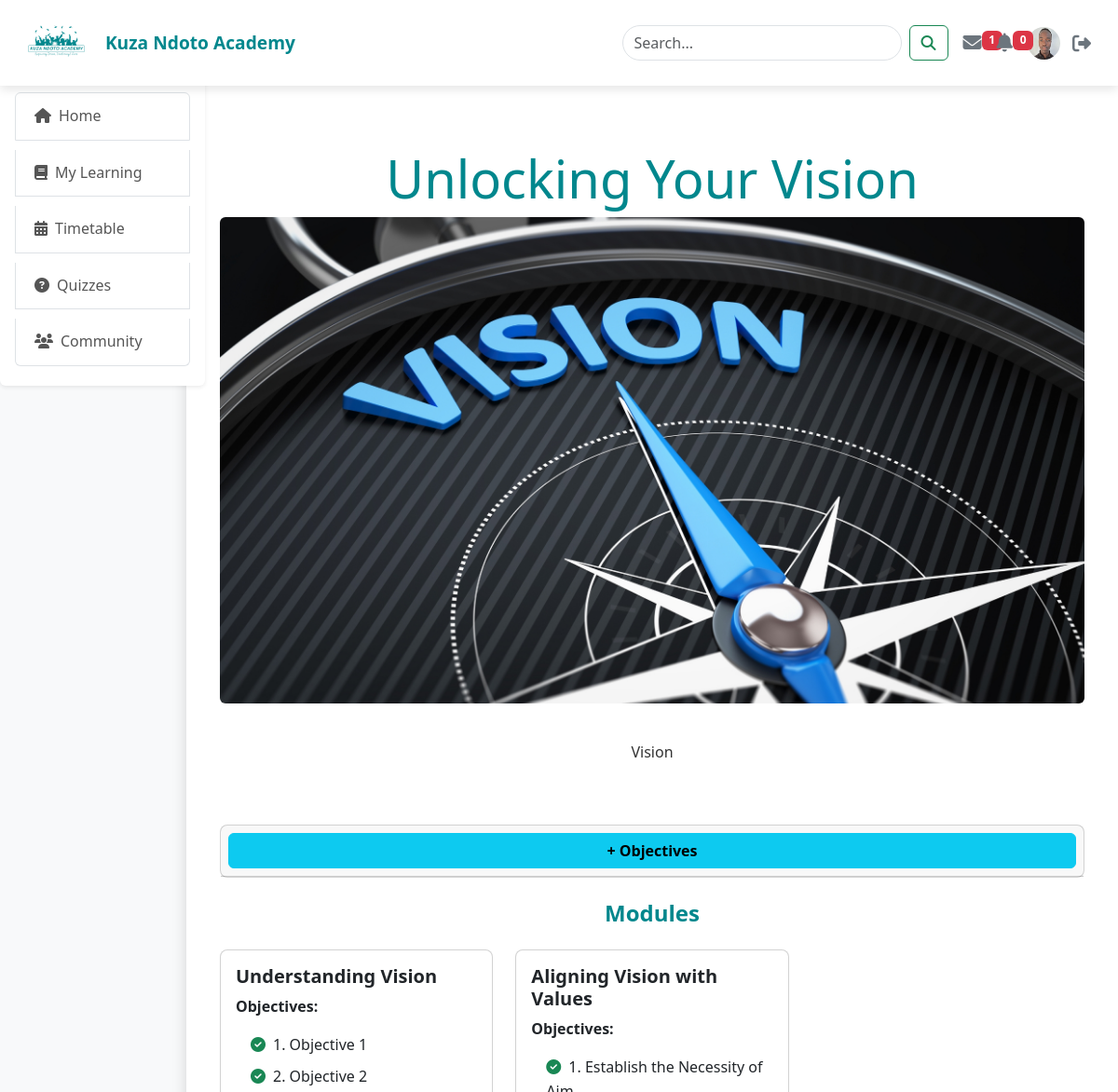
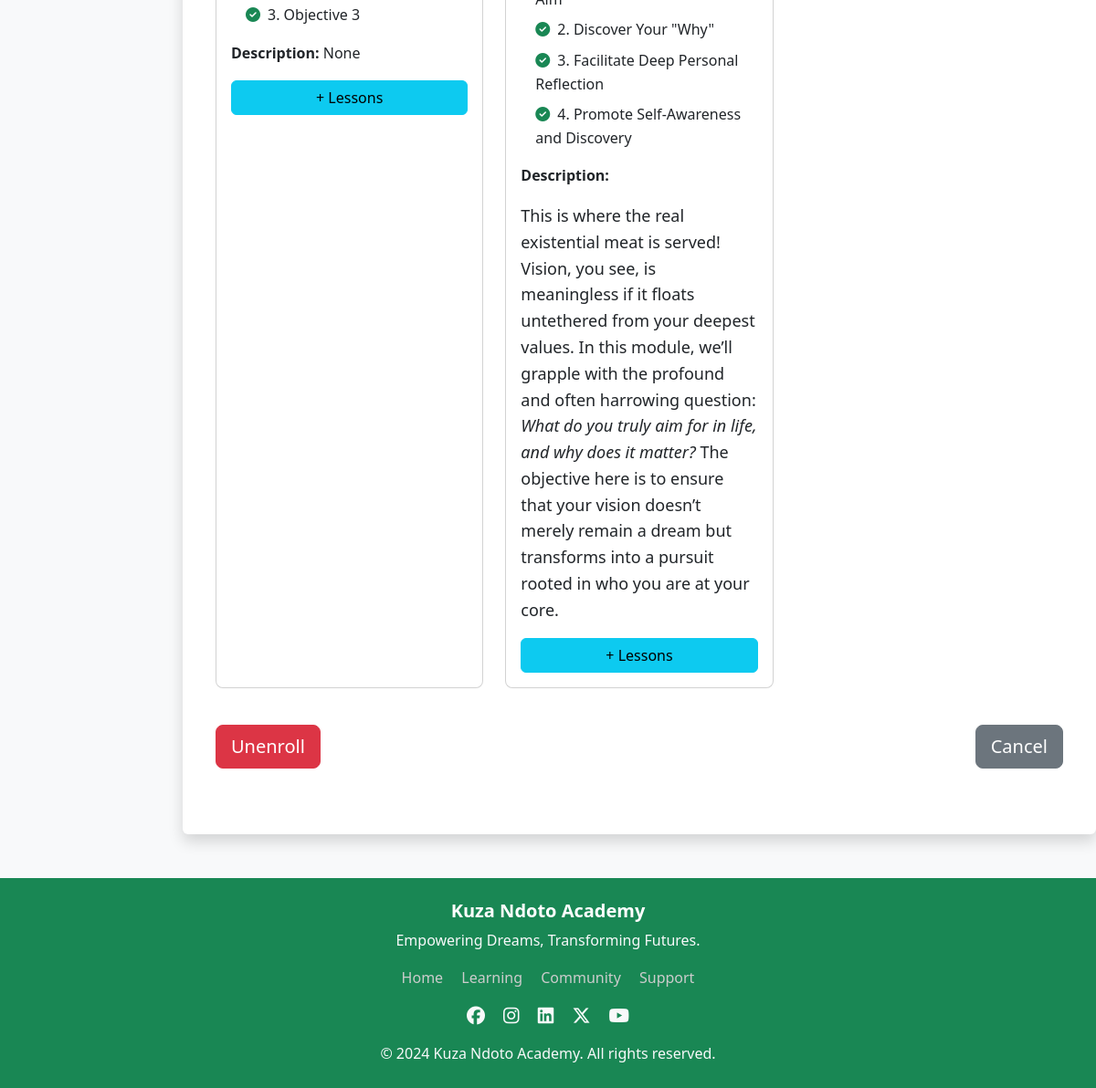
Page /course/5/ (signed in) on the committed database (2 pictures, top to bottom).
### users/models.py (models this page shows, shortened)
class User(AbstractUser):
    email = models.EmailField(unique=True, max_length=255)
    username = None  # We are not using the username field
    role_choices = [
        ('student', 'Student'),
        ('instructor', 'Instructor'),
    ]
    role = models.CharField(max_length=10, choices=role_choices, default='student')
    objects = UserManager()
    USERNAME_FIELD = 'email'
    REQUIRED_FIELDS = []  # Only email and password are required

class Profile(models.Model):
    image = models.ImageField(default='default.jpg', upload_to='profile_pics/', blank=True, null=True)
    first_name = models.CharField(max_length=30, blank=True, null=True)
    last_name = models.CharField(max_length=30, blank=True, null=True)
    address = models.CharField(max_length=100, blank=True, null=True)
    country = models.CharField(max_length=50, blank=True, null=True)
    user = models.OneToOneField(User, on_delete=models.CASCADE, null=True, blank=True, related_name='profile')

### courses/models.py (models this page shows, shortened)
class Course(models.Model):
    title = models.CharField(max_length=200)
    description = RichTextField(blank=True, null=True)
    objectives = models.TextField(blank=True, null=True)
    created_by = models.ForeignKey(User, on_delete=models.CASCADE, limit_choices_to={'role': 'instructor'})
    enrolled_students = models.ManyToManyField(User, related_name='enrolled_courses', through='Enrollment', blank=True)  # Use Enrollment through model
    created_at = models.DateTimeField(auto_now_add=True)
    image = models.ImageField(upload_to='course_images/', null=True, blank=True)
    class Meta:
        ordering = ['created_at']

class Module(models.Model):
    course = models.ForeignKey(Course, on_delete=models.CASCADE, related_name='modules')
    title = models.CharField(max_length=200)
    description = RichTextField(blank=True, null=True)
    image_content = models.ImageField(upload_to='module_images/', blank=True, null=True)
    objectives = models.TextField(blank=True, null=True)
    content = RichTextField(blank=True, null=True)
    video_content = models.URLField(blank=True, null=True)
    created_at = models.DateTimeField(auto_now_add=True)
    class Meta:
        ordering = ['created_at']

### home/views.py (the view, shortened to what this page needs)
# urls.py: path('course/<int:pk>/', CourseDetailView.as_view(), name='course_detail'),
class CourseDetailView(View):
    def get(self, request, pk):
        course = get_object_or_404(Course, pk=pk)
        modules = course.modules.all()
        enrolled = course.enrolled_students.filter(id=request.user.id).exists()  # Check if the user is enrolled
        return render(request, 'home/course_detail.html', {'course': course, 'modules': modules, 'enrolled': enrolled})

### home/templates/home/course_detail.html (shortened to what this page needs)
{% extends 'home/base.html' %}
{% load static %}
{% block content %}
<div class="container my-5">
    <div class="row mb-5">
        <div class="col-12 text-center">
            <h2 class="display-4">{{ course.title }}</h2>
            {% if course.image %}
                <img src="{{ course.image.url }}" alt="{{ course.title }}" class="img-fluid mb-4 rounded">
            {% endif %}
            <p class="lead">{{ course.description |safe}}</p>
        </div>
    </div>
    <div class="card mb-4">
        <div class="card-header p-2">
            <button class="btn btn-info w-100" type="button" data-bs-toggle="collapse" data-bs-target="#objectives" aria-expanded="false" aria-controls="objectives">
                <strong>+ Objectives</strong>
            </button>
        </div>
    </div>
    <div class="modules-section">
        <h4 class="mb-4 text-center">Modules</h4>
        <div class="row">
            {% for module in modules %}
                <div class="col-md-6 col-lg-4 mb-3">
                    <div class="card h-100">
                        <div class="card-body">
                            <h5 class="card-title">{{ module.title }}</h5>
                            <p class="card-text"><strong>Objectives:</strong></p>
                            <ol class="list-unstyled ps-3">
                                {% for objective in module.objectives.splitlines %}
                                <li class="mb-2">
                                    <i class="fas fa-check-circle text-success me-2"></i>{{ forloop.counter }}. {{ objective|safe }}
                                </li>
                                {% endfor %}
                            </ol>
                            <p class="card-text"><strong>Description:</strong> {{ module.description|safe }}</p>
                            <button class="btn btn-info w-100" type="button" data-bs-toggle="collapse" data-bs-target="#lessons{{ module.id }}" aria-expanded="false" aria-controls="lessons{{ module.id }}">
                                + Lessons
                            </button>
                        </div>
                    </div>
                </div>
            {% endfor %}
        </div>
    </div>
    <div class="d-flex flex-column flex-md-row justify-content-between mt-4 gap-3">
        <div class="enroll-section text-center">
            {% if user in course.enrolled_students.all %}
                <form method="POST" action="{% url 'course_detail' course.id %}">
                    <button type="submit" class="btn btn-danger btn-lg w-100">Unenroll</button>
                </form>
            {% endif %}
        </div>
        <div class="cancel-section text-center">
            <a href="{% url 'home' %}" class="btn btn-secondary btn-lg w-100">Cancel</a>
        </div>
    </div>
</div>
{% endblock %}

### home/templates/home/base.html (shortened to what this page needs)
{% load static %}
<!DOCTYPE html>
<html lang="en">
<head>
    <link href="https://cdn.jsdelivr.net/npm/bootstrap@5.3.3/dist/css/bootstrap.min.css" rel="stylesheet">
    <link href="https://cdnjs.cloudflare.com/ajax/libs/font-awesome/6.0.0-beta3/css/all.min.css" rel="stylesheet">
    <link rel="stylesheet" href="{% static 'home/main.css' %}">
    <link href="https://cdn.jsdelivr.net/npm/bootstrap-icons/font/bootstrap-icons.css" rel="stylesheet">
</head>
<body>
    <nav class="navbar navbar-expand-lg fixed-top p-3">
        <a class="navbar-brand d-flex align-items-center" href="{% url 'home' %}">
            <img src="{% static 'home/logo.png' %}" alt="Logo" class="me-2">
            <span class="fw-bold">Kuza Ndoto Academy</span>
        </a>
        <div class="ms-auto d-flex align-items-center">
            <form class="d-flex me-3" method="GET" action="#">
                <input class="form-control me-2" type="search" placeholder="Search..." name="q">
                <button class="btn btn-outline-success btn-rounded" type="submit">
                    <i class="fas fa-search"></i>
                </button>
            </form>
            <a href="#" class="nav-link text-secondary position-relative me-3">
                <i class="fas fa-envelope fa-lg"></i>
                <span class="badge bg-danger position-absolute">1</span>
            </a>
            <a href="#" class="nav-link text-secondary position-relative me-3">
                <i class="fas fa-bell fa-lg"></i>
                <span class="badge bg-danger position-absolute">0</span>
            </a>
            <a href="{% url 'profile' %}" class="nav-link text-secondary">
                {% if user.profile.image %}
                    <img src="{{ user.profile.image.url }}" class="rounded-circle" style="width: 35px; height: 35px;">
                {% else %}
                    <i class="fas fa-user-circle fa-lg"></i>
                {% endif %}
            </a>
            <form action="{% url 'logout' %}" method="post">
                <button type="submit" class="btn btn-link text-secondary">
                    <i class="fas fa-sign-out-alt fa-lg"></i>
                </button>
            </form>
        </div>
    </nav>
    <div class="container-fluid main-content">
        <div class="row">
            <nav class="col-md-3 col-lg-2 sidebar bg-white p-3 rounded shadow-sm mt-5 mt-md-2" id="sidebar" style="position: absolute; max-height: 100vh; overflow-y: auto;">
                <div class="collapse d-md-block" id="sidebarMenu">
                    <div class="list-group">
                        <a href="{% url 'home' %}" class="list-group-item list-group-item-action"><i class="fas fa-home me-2"></i>Home</a>
                        <a href="#" class="list-group-item list-group-item-action"><i class="fas fa-book me-2"></i>My Learning</a>
                        <a href="#" class="list-group-item list-group-item-action"><i class="fas fa-calendar-alt me-2"></i>Timetable</a>
                        <a href="#" class="list-group-item list-group-item-action"><i class="fas fa-question-circle me-2"></i>Quizzes</a>
                        <a href="#" class="list-group-item list-group-item-action"><i class="fas fa-users me-2"></i>Community</a>
                    </div>
                </div>
            </nav>
            <div class="col-12 col-md-9 col-lg-10 offset-0 offset-md-3 offset-lg-2 p-3 p-md-4 bg-white shadow rounded">
                {% block content %}
                {% endblock %}
            </div>
        </div>
    </div>
    <footer class="bg-success text-light py-4 mt-5">
        <div class="container text-center">
            <h5 class="text-white">Kuza Ndoto Academy</h5>
            <p>Empowering Dreams, Transforming Futures.</p>
            <div class="mb-3">
                <a href="#" class="mx-2">Home</a>
                <a href="#" class="mx-2">Learning</a>
                <a href="#" class="mx-2">Community</a>
                <a href="#" class="mx-2">Support</a>
            </div>
            <div>
                <a href="#" class="text-light mx-2"><i class="fab fa-facebook fa-lg"></i></a>
                <a href="#" class="text-light mx-2"><i class="fab fa-instagram fa-lg"></i></a>
                <a href="#" class="text-light mx-2"><i class="fab fa-linkedin fa-lg"></i></a>
                <a href="#" class="text-light mx-2"><i class="fab fa-x-twitter fa-lg"></i></a>
                <a href="#" class="text-light mx-2"><i class="fab fa-youtube fa-lg"></i></a>
            </div>
            <p class="mt-3 mb-0">&copy; 2024 Kuza Ndoto Academy. All rights reserved.</p>
        </div>
    </footer>
</body>
</html>

### home/static/home/main.css (style rules this page uses)
* { margin: 0; padding: 0; box-sizing: border-box; }
:root { --primary-color: #00878d; --secondary-color: #0cc0df; --accent-color: #fd8d3c; --text-color: #333; --bg-color: #f8f9fa; }
body { font-family: 'Segoe UI', Tahoma, Geneva, Verdana, sans-serif; background-color: var(--bg-color); color: var(--text-color); line-height: 1.6; }
.navbar { position: fixed; top: 0; left: 0; width: 100%; z-index: 1050; display: flex; align-items: center; justify-content: space-between; padding: 0 15px; background-color: white; box-shadow: 0 4px 10px rgba(0, 0, 0, 0.1); }
.navbar-brand { color: var(--primary-color); font-size: 1.2rem; }
.navbar-brand img { height: 50px; }
.navbar .form-control { width: 300px; border-radius: 25px; transition: all 0.3s ease; }
.sidebar { position: sticky; top: 70px; width: 220px; padding-top: 10px; background-color: #fff; box-shadow: 0px 4px 6px rgba(0, 0, 0, 0.1); border-radius: 10px; z-index: 1020; }
.sidebar a { color: #555; padding: 12px 20px; display: block; margin: 5px 0; transition: background-color 0.3s ease, color 0.3s ease; }
h1, h2, h3, h4, h5, h6 { color: var(--primary-color); font-weight: bold; }
p { font-size: 1rem; }
a { color: var(--primary-color); text-decoration: none; transition: color 0.3s ease; }
footer { background-color: #333; color: #fff; padding: 40px 0; margin-top: 50px; text-align: center; }
footer a { color: #ccc; margin: 0 10px; text-decoration: none; transition: color 0.3s ease; }
.card { border-radius: 0.5rem; }
.main-content { padding-top: calc(70px + 1rem); }

### rows in the picture
User: profile.image (picture)
Course: title "Unlocking Your Vision", image (picture), description "Vision"
Module: title "Understanding Vision", splitlines "Objective 1" "Objective 2" "Objective 3", description "None"
Module: title "Aligning Vision with Values", splitlines "Establish the Necessity of Aim" "Discover Your \"Why\"" "Facilitate Deep Personal Reflection" "Promote Self-Awareness and Discovery", description "This is where the real existential meat is served! Vision, you see, is meaningless if it floats untethered from your deepest values. In this module, we’ll grapple with the profound and often harrowing question: What do you truly aim for in life, and why does it matter? The objective here is to ensure that your vision doesn’t merely remain a dream but transforms into a pursuit rooted in who you are at your core."
